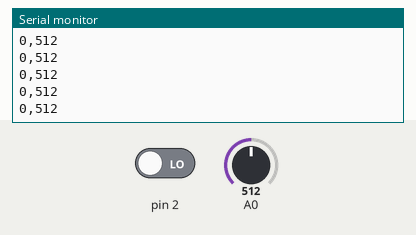
Bench run of a sketch on a simulated Arduino Uno, built with avr-gcc and run on an emulated ATmega328P. Parts: the last lines printed to the serial monitor. Inputs (shaded band) come from the test bench; at power-on: A0 = 512, pin 2 LOW.

Above: at 1.2 s.
1.3 s: A0 set to 716
At 2.3 s:
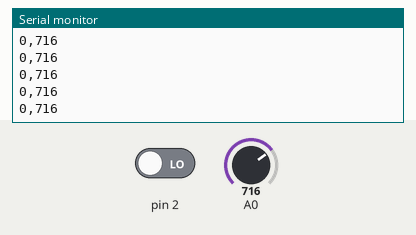
2.8 s: pin 2 driven HIGH
At 3.5 s:
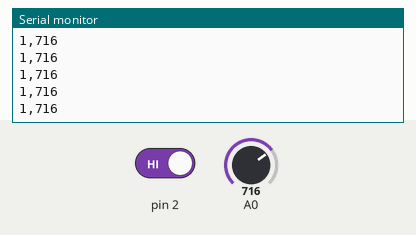
4.3 s: A0 set to 900
At 5.2 s:
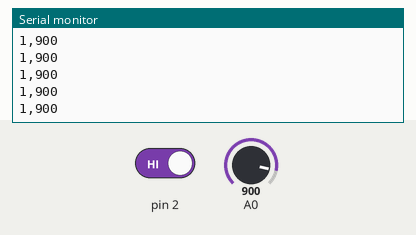
5.8 s: pin 2 driven LOW
At 6.9 s:
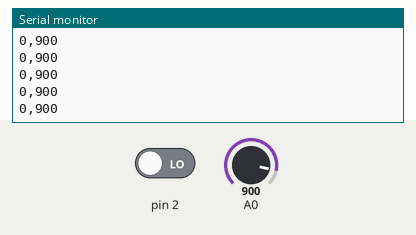
Timing chart, 0 to 8.3 s (numbered marks = the images above; inputs shaded):
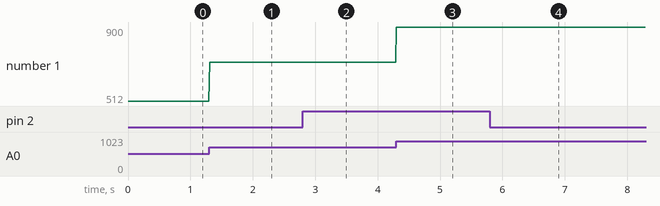

The sketch:

entradas_digitais_e_anal_gicas_no_monitor_serial1.ino
```cpp
int buttonState = 0;

int sensorValue = 0;


void setup()
{
  pinMode(2, INPUT);
  pinMode (A0, INPUT);
  Serial.begin(9600);
}

void loop()
{
  // Leia o pino de entrada
  buttonState = digitalRead (2);
  // leia a entrada no pino analógico 0:
  sensorValue = analogRead (A0);
  // Imprimir valores para o monitor serial
  Serial.print(buttonState);
  Serial.print(",");
  Serial.println (sensorValue);
  delay (10);
}
```

Measured:
- after the input at 1.3 s, the serial monitor: prints a new line at once (image 1)
- after the input at 2.8 s, the serial monitor: prints a new line at once (image 2)
- after the input at 4.3 s, the serial monitor: prints a new line at once (image 3)
- after the input at 5.8 s, the serial monitor: prints a new line at once (image 4)
- plotted number 1: 512 → 716 after the input at 1.3 s, 716 → 900 after the input at 4.3 s
